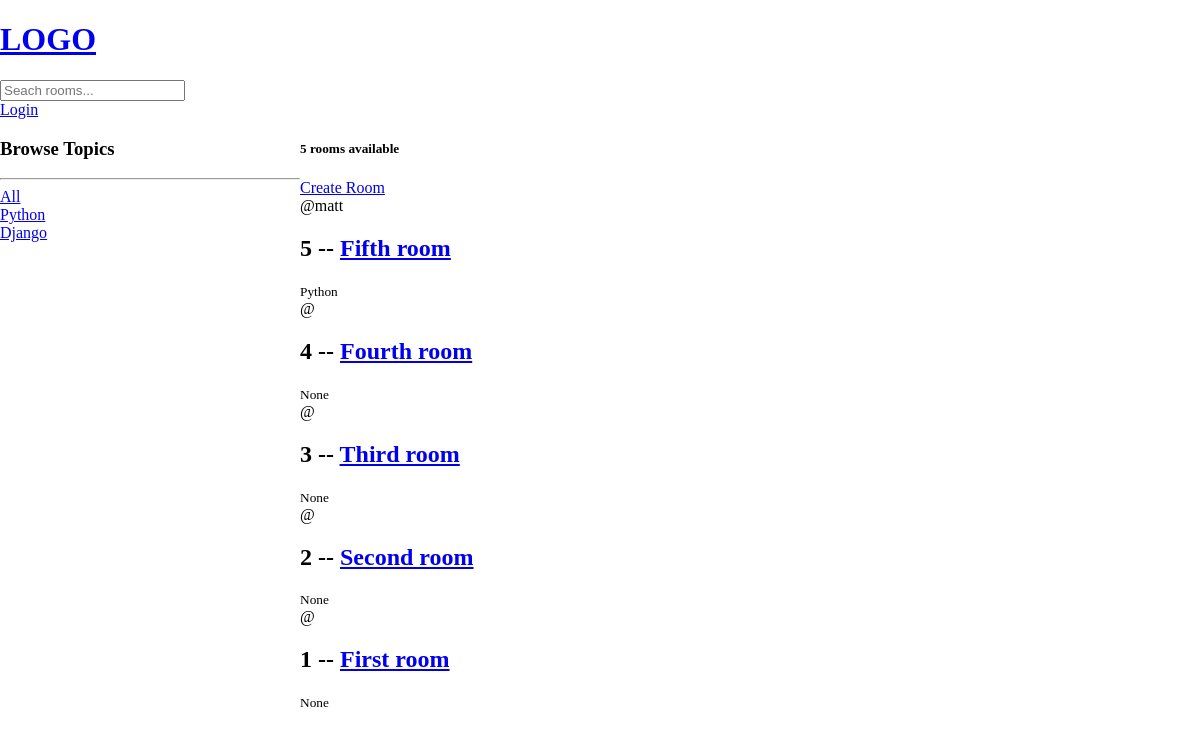
/, run on an earlier commit of the app's database.
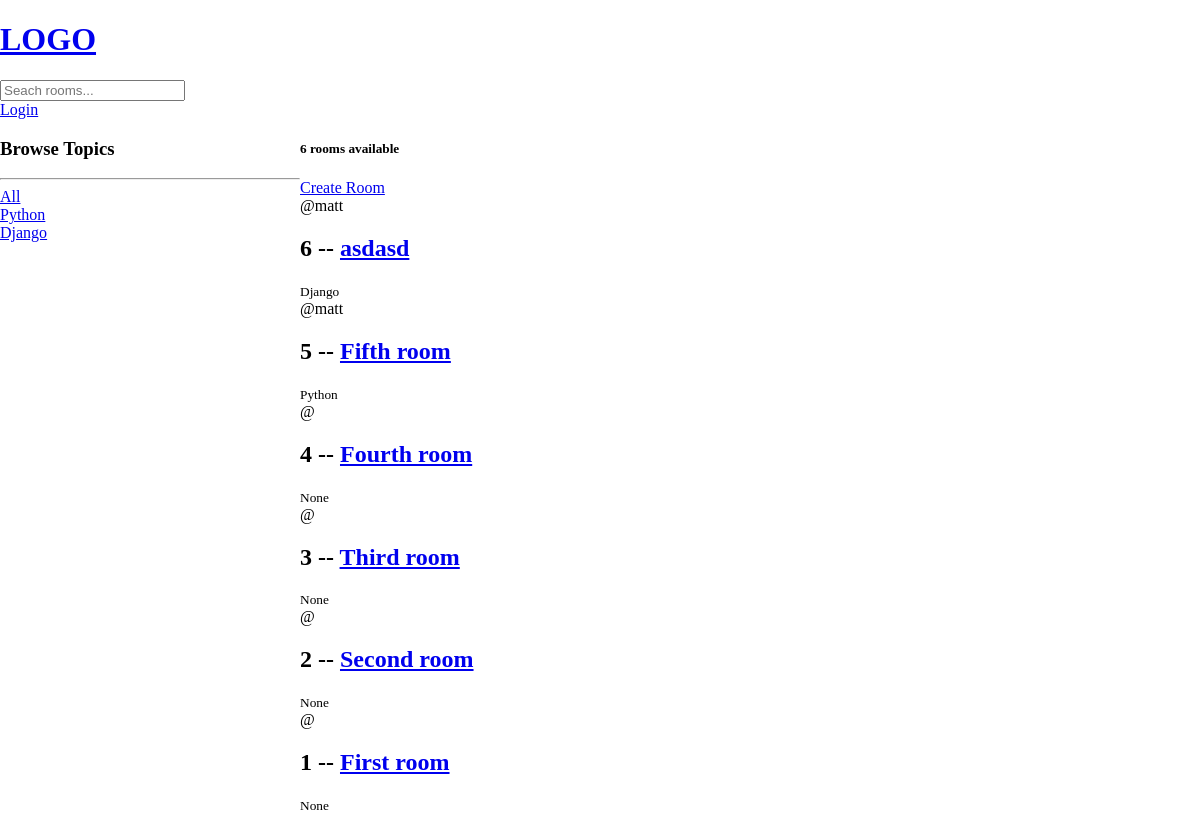
And on a later commit of the database.
### main/models.py (models this page shows, shortened)
class Topic(models.Model):
    name = models.CharField(max_length=200)
    def __str__(self):
        return self.name

class Room(models.Model):
    host = models.ForeignKey(User, on_delete=models.SET_NULL, null=True)
    topic = models.ForeignKey(Topic, on_delete=models.SET_NULL, null=True)
    name = models.CharField(max_length = 200)
    description = models.TextField(null = True, blank = True)
    updated = models.DateTimeField(auto_now = True)
    created = models.DateTimeField(auto_now_add = True)
    class Meta:
        ordering = ['-updated', 'created']

### main/views.py (the view)
# urls.py: path('', views.index, name = 'index'),
def index(request):
    q = request.GET.get('q') if request.GET.get('q') != None else ''
    rooms = Room.objects.filter(Q(topic__name__contains = q) | Q(name__icontains = q) | Q(description__icontains = q))
    room_count = rooms.count()
    topics = Topic.objects.all()
    context = {'rooms':rooms, 'topics': topics, 'room_count': room_count}
    return render(request, 'home.html', context)

### templates/home.html (shortened to what this page needs)
{% extends 'main.html'%}
{%block content%}
<div class="home">
    <div>
        <h3>Browse Topics </h3>
        <hr>
        <div>
            <a href="{% url 'index' %}"> All</a>
        </div>
        {% for topic in topics %}
            <div>
                <a href="{% url 'index' %}?q={{topic.name}}"> {{topic.name}}</a>
            </div>
        {% endfor %}
</div>
<div>
    <h5>{{room_count}} rooms available</h5>
    <a href = "{% url 'create-room' %} "> Create Room </a>
    <div>
            {% for room in rooms%}
            <div>
                <span>@{{room.host.username}}</span>
                <h2> {{room.id}} -- <a href="/room/{{room.id}}">{{room.name}}</a></h2>
                <small>{{room.topic}}</small>
            </div>
            {% endfor %}
        </div>
    </div>
</div>
{%endblock%}

### templates/main.html (shortened to what this page needs)
<!DOCTYPE html>
<html>
<head>
</head>
<body>
    {% include 'navbar.html' %}
    {% block content %}
    {% endblock %}
</body>
</html>

### templates/navbar.html
<a href = "/">
    <h1>LOGO</h1>
</a>
<form method="GET" action="{% url 'index' %}">
    <input type="text" name='q' placeholder = "Seach rooms..." />
</form>
{% if request.user.is_authenticated %}
<p> Hello {{request.user}} </p>
<a href = "{% url 'logout' %}">Logout</a>
{% else %}
<a href = "{% url 'login' %}">Login</a>
{% endif %}

### templates/main.html (style rules this page uses)
body { margin: 0; }

### templates/home.html (style rules this page uses)
.home { display: grid; grid-template-columns: 1fr 3fr; }

What changed in the data, as far as the page shows it:
added Room: host.username "matt", id "6", name "asdasd", topic "Django"
Also different on the page:
{{ room_count }}: "5" → "6"
